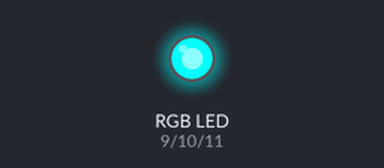
A sketch run on a simulated Arduino Uno, built with avr-gcc and run on an emulated ATmega328P. Parts: an RGB LED mixed from three pins (HIGH = lit).

Above: at 0.15 s.
At 16.11 s:
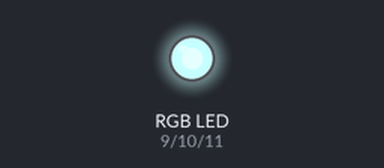
Timing chart, 0 to 16.0 s (numbered marks = the images above):
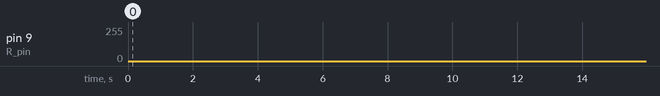

The sketch:

analogRGB.ino
```cpp
#define R_pin 9
#define G_pin 10
#define B_pin 11

#define NOLIGHT digitalWrite(R_pin,HIGH); \
                digitalWrite(G_pin,HIGH); \
                digitalWrite(B_pin,HIGH)

void setup() {
    pinMode(R_pin,OUTPUT);
    pinMode(G_pin,OUTPUT);
    pinMode(B_pin,OUTPUT);
    NOLIGHT;
}

void loop() {
  for(int val = 0; val < 255; val++){
    analogWrite(R_pin,val);
    delay(2);
  }
  for(int val = 255; val > 0; val--){
    analogWrite(R_pin,val);
    delay(2);
  }
}
```
